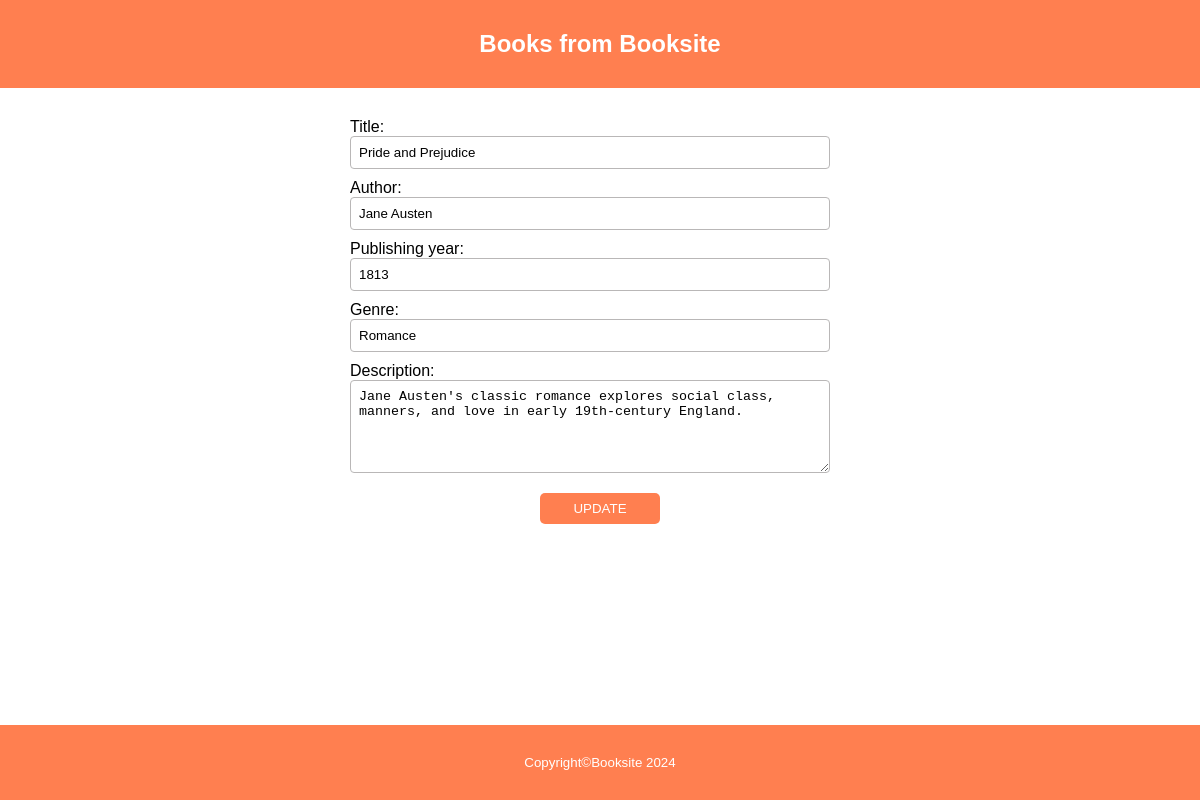
The page /edit.php?id=3 on the database its author committed.
### tables this page shows
CREATE TABLE IF NOT EXISTS  books 
(
    id	INT AUTO_INCREMENT primary key,
    title	VARCHAR(512),
    description	VARCHAR(512),
    author	VARCHAR(512),
    publishing_year	INT,
    genre	VARCHAR(512)
);

### edit.php (the view, shortened to what this page needs)
<?php
include 'db.php';
if (isset($_GET['id'])) {
    $id = $_GET['id'];
    $query = "SELECT * FROM books WHERE id = $id ";
    $result = mysqli_query($connection, $query);
    if (!$result) {
        die("Query failed" . mysqli_error($connection));
    } else {
        $row = mysqli_fetch_assoc($result);
    }
}
?>
<?php include 'header.php'; ?>
<html lang="en">
<head>
    <link rel="stylesheet" href="book.css">
</head>
<body>
    <form action="edit.php?id_new=<?php echo $id ?>" method="post">
        <label>
            Title: <input type="text" name="title" id="title" value="<?php echo htmlspecialchars($row['title']) ?>"><br>
            Author: <input type="text" name="author" id="author" value="<?php echo htmlspecialchars($row['author']) ?>"><br>
            Publishing year: <input type="text" name="publishing_year" id="publishing_year" value="<?php echo htmlspecialchars($row['publishing_year']) ?>"><br>
            Genre: <input type="text" name="genre" id="genre" value="<?php echo htmlspecialchars($row['genre']) ?>"><br>
            Description: <textarea type="text" name="description" id="description" rows="5" cols="10"><?php echo htmlspecialchars($row['description']) ?></textarea><br>
        </label>
        <input type="submit" name="update_book" value="UPDATE">
    </form>
    <footer class="footer-create-delete">
        <p><small>Copyright&COPY;Booksite 2024</small></p>
    </footer>
</body>
</html>

### book.css (style rules this page uses)
* { margin: 0; padding: 0; box-sizing: border-box; }
body { font-family: Arial, Helvetica, sans-serif; }
form { margin-top: 20px; text-align: center; display: flex; flex-direction: column; align-items: center; }
label { text-align: left; width: 500px; display: block; margin: 10px 0; }
input[type="text"], input[type="number"], textarea { width: calc(100% - 20px); margin-bottom: 10px; padding: 8px; border: 1px solid rgb(185, 183, 183); border-radius: 4px; }
input[type="submit"] { width: 120px; padding: 8px; margin-bottom: 80px; border-radius: 5px; border: none; background-color: coral; color: #fff; cursor: pointer; }
.footer-create-delete { width: 100%; background-color: coral; color: #fff; position: fixed; bottom: 0; padding: 30px; text-align: center; margin-bottom: 0; }

### rows shown on the page
books: title "Pride and Prejudice", author "Jane Austen", publishing_year "1813", genre "Romance", description "Jane Austen's classic romance explores social class, manners, and love in early 19th-century England."
